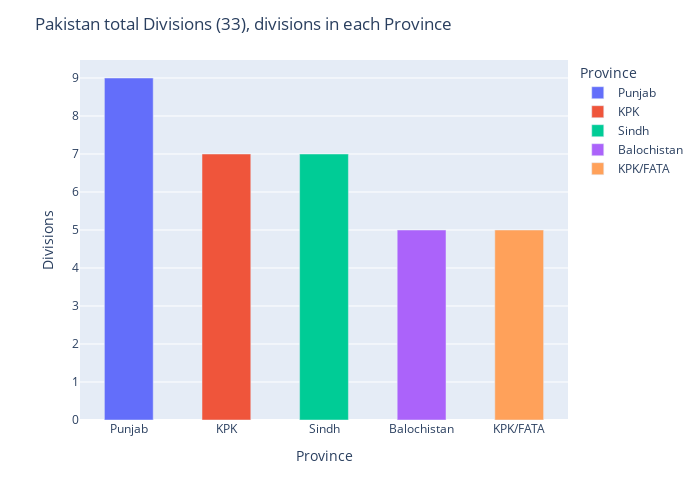

Notebook code cell kept with this figure:
### Code cell
# make plot on melt_df by using plotly library
import plotly.express as px

fig = px.bar(div_df, x='Province', y='Divisions', color='Province')
fig.update_traces(width=0.5)
fig.update_layout(width=700, height=500)
# x axis ticks in the 90 degree angle
fig.update_layout(xaxis_tickangle=0)
# graph title name
fig.update_layout(title_text='Pakistan total Divisions (33), divisions in each Province')

fig.show()

### Figure 1 — Plotly figure (JSON) as saved in the notebook; plotly's stock layout.template omitted (floating-point values rounded to 4 significant figures)
{"data": [{"alignmentgroup": "True", "hovertemplate": "Province=%{x}<br>Divisions=%{y}<extra></extra>", "legendgroup": "Punjab", "marker": {"color": "#636efa", "pattern": {"shape": ""}}, "name": "Punjab", "offsetgroup": "Punjab", "orientation": "v", "showlegend": true, "textposition": "auto", "type": "bar", "width": 0.5, "x": ["Punjab"], "xaxis": "x", "y": [9], "yaxis": "y"}, {"alignmentgroup": "True", "hovertemplate": "Province=%{x}<br>Divisions=%{y}<extra></extra>", "legendgroup": "KPK", "marker": {"color": "#EF553B", "pattern": {"shape": ""}}, "name": "KPK", "offsetgroup": "KPK", "orientation": "v", "showlegend": true, "textposition": "auto", "type": "bar", "width": 0.5, "x": ["KPK"], "xaxis": "x", "y": [7], "yaxis": "y"}, {"alignmentgroup": "True", "hovertemplate": "Province=%{x}<br>Divisions=%{y}<extra></extra>", "legendgroup": "Sindh", "marker": {"color": "#00cc96", "pattern": {"shape": ""}}, "name": "Sindh", "offsetgroup": "Sindh", "orientation": "v", "showlegend": true, "textposition": "auto", "type": "bar", "width": 0.5, "x": ["Sindh"], "xaxis": "x", "y": [7], "yaxis": "y"}, {"alignmentgroup": "True", "hovertemplate": "Province=%{x}<br>Divisions=%{y}<extra></extra>", "legendgroup": "Balochistan", "marker": {"color": "#ab63fa", "pattern": {"shape": ""}}, "name": "Balochistan", "offsetgroup": "Balochistan", "orientation": "v", "showlegend": true, "textposition": "auto", "type": "bar", "width": 0.5, "x": ["Balochistan"], "xaxis": "x", "y": [5], "yaxis": "y"}, {"alignmentgroup": "True", "hovertemplate": "Province=%{x}<br>Divisions=%{y}<extra></extra>", "legendgroup": "KPK/FATA", "marker": {"color": "#FFA15A", "pattern": {"shape": ""}}, "name": "KPK/FATA", "offsetgroup": "KPK/FATA", "orientation": "v", "showlegend": true, "textposition": "auto", "type": "bar", "width": 0.5, "x": ["KPK/FATA"], "xaxis": "x", "y": [5], "yaxis": "y"}], "layout": {"barmode": "relative", "height": 500, "legend": {"title": {"text": "Province"}, "tracegroupgap": 0}, "margin": {"t": 60}, "title": {"text": "Pakistan total Divisions (33), divisions in each Province"}, "width": 700, "xaxis": {"anchor": "y", "categoryarray": ["Punjab", "KPK", "Sindh", "Balochistan", "KPK/FATA"], "categoryorder": "array", "domain": [0, 1], "tickangle": 0, "title": {"text": "Province"}}, "yaxis": {"anchor": "x", "domain": [0, 1], "title": {"text": "Divisions"}}}}
